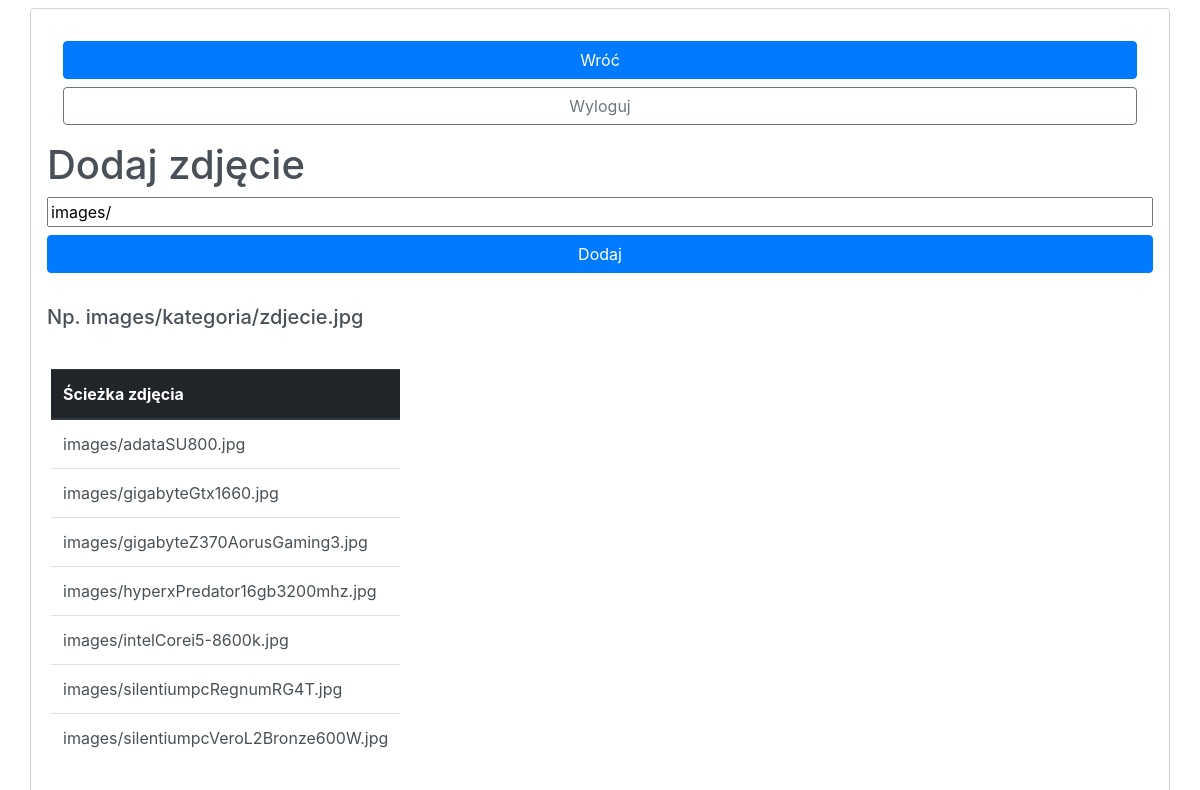
The app's page /panel/dodajZdjecie.php (signed in), older data.
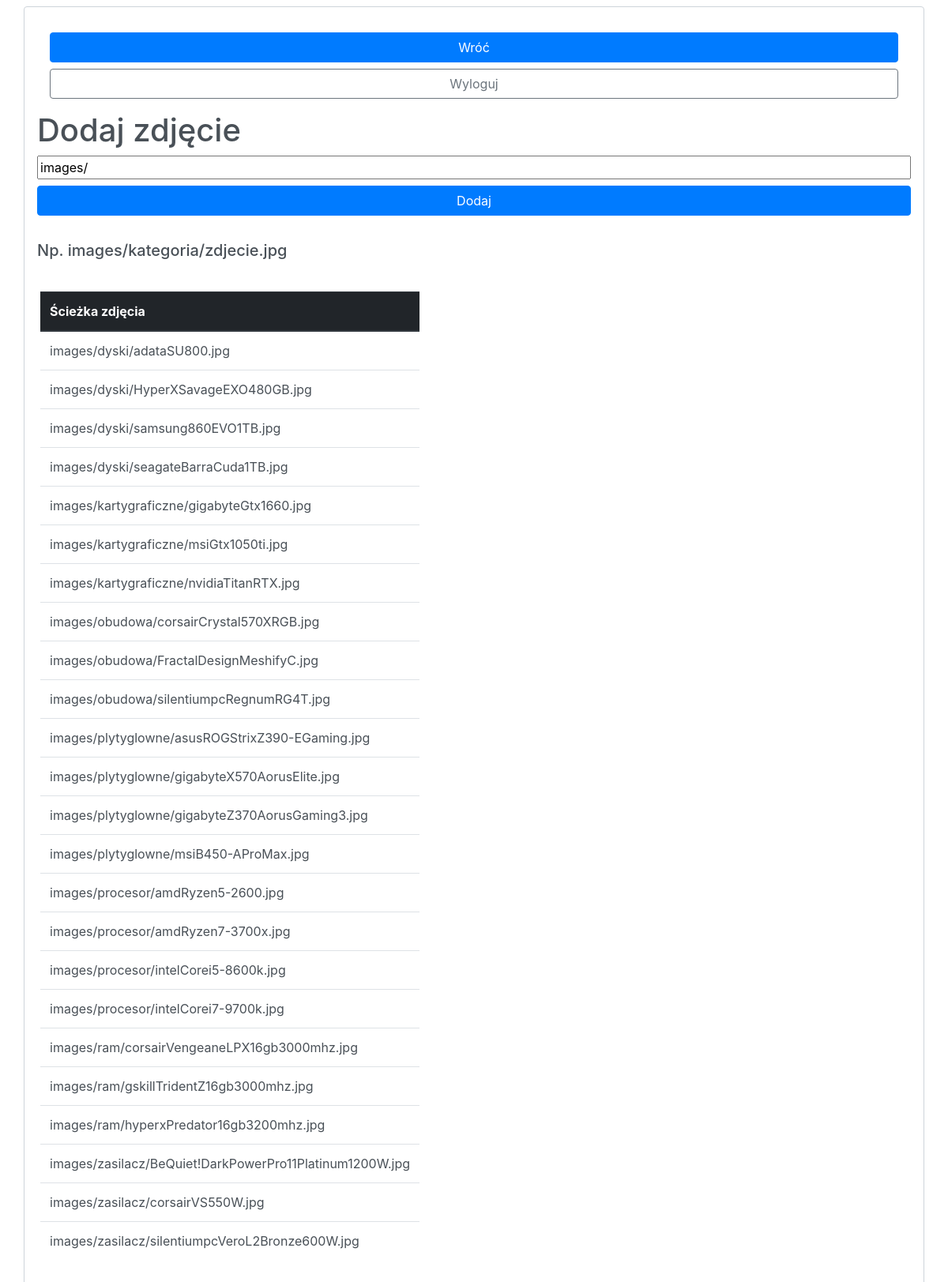
The same page, newer data.
### tables this page shows
CREATE TABLE `zdjecia` (
  `idZdjecia` int(10) UNSIGNED NOT NULL,
  `SciezkaZdjecia` varchar(255) DEFAULT NULL
);

### panel/dodajZdjecie.php (the view, shortened to what this page needs)
<!doctype html>
<html lang="pl">
<head>
    <link href="//maxcdn.bootstrapcdn.com/bootstrap/4.0.0/css/bootstrap.min.css" rel="stylesheet" id="bootstrap-css">
</head>
<body>
<div class="container mt-2 form-control p-3">
<div class="row m-3">
    <a href="dodaj.php" class="btn btn-primary btn-block"> Wróć</a>
    <a href="panel.php?logout='1'" class="btn btn-outline-secondary btn-block ">Wyloguj</a>
</div>
<h1>Dodaj zdjęcie</h1>
<form action='dodajZdjecie.php' method='POST'>
    <div class="col  col-md-12 m-0 p-0 mr-auto ml-auto">
<input type="text" placeholder="Ścieżka zdjęcia (images/kategoria/zdjecie)" name="zdjecie"  class="w-100 mr-auto ml-auto" value="images/"></input>
    </div>
    <div class="col  col-md-12 m-0 p-0 mr-auto ml-auto mt-2 mb-2">
<button type="submit" name="dodajZdjecie" class="btn btn-primary btn-block  mr-auto ml-auto m-0">Dodaj</button>
    </div>
    <br><h5 class="d-none d-sm-block">Np. images/kategoria/zdjecie.jpg</h5></br>
</form>
<div>
<?php
require "polaczenie.php";
$sql = "select SciezkaZdjecia from zdjecia order by SciezkaZdjecia ASC";
$query = mysqli_query($polaczenie, $sql);
echo '<table class="table row overflow-auto mt-2 mr-1 ml-1 w-sm-75" style="overflow: auto">
	<thead class="thead-dark">
	<tr>
	<th>Ścieżka zdjęcia</th>
	</tr>';
while ($wynik = mysqli_fetch_assoc($query)){
	echo '<tr>
		<td>'.$wynik["SciezkaZdjecia"].'</td>
		</tr>';
}
echo '</table>';
?>
</div>
</body>
</html>

Row changes from the older to the newer data that the page shows:
changed zdjecia: SciezkaZdjecia "images/adataSU800.jpg" → "images/dyski/adataSU800.jpg"
added zdjecia: SciezkaZdjecia "images/dyski/HyperXSavageEXO480GB.jpg"
added zdjecia: SciezkaZdjecia "images/dyski/samsung860EVO1TB.jpg"
added zdjecia: SciezkaZdjecia "images/dyski/seagateBarraCuda1TB.jpg"
changed zdjecia: SciezkaZdjecia "images/gigabyteGtx1660.jpg" → "images/kartygraficzne/gigabyteGtx1660.jpg"
added zdjecia: SciezkaZdjecia "images/kartygraficzne/msiGtx1050ti.jpg"
added zdjecia: SciezkaZdjecia "images/kartygraficzne/nvidiaTitanRTX.jpg"
added zdjecia: SciezkaZdjecia "images/obudowa/corsairCrystal570XRGB.jpg"
added zdjecia: SciezkaZdjecia "images/obudowa/FractalDesignMeshifyC.jpg"
changed zdjecia: SciezkaZdjecia "images/silentiumpcRegnumRG4T.jpg" → "images/obudowa/silentiumpcRegnumRG4T.jpg"; moves up the list
added zdjecia: SciezkaZdjecia "images/plytyglowne/asusROGStrixZ390-EGaming.jpg"
added zdjecia: SciezkaZdjecia "images/plytyglowne/gigabyteX570AorusElite.jpg"
changed zdjecia: SciezkaZdjecia "images/gigabyteZ370AorusGaming3.jpg" → "images/plytyglowne/gigabyteZ370AorusGaming3.jpg"
added zdjecia: SciezkaZdjecia "images/plytyglowne/msiB450-AProMax.jpg"
added zdjecia: SciezkaZdjecia "images/procesor/amdRyzen5-2600.jpg"
added zdjecia: SciezkaZdjecia "images/procesor/amdRyzen7-3700x.jpg"
changed zdjecia: SciezkaZdjecia "images/intelCorei5-8600k.jpg" → "images/procesor/intelCorei5-8600k.jpg"; moves down the list
added zdjecia: SciezkaZdjecia "images/procesor/intelCorei7-9700k.jpg"
added zdjecia: SciezkaZdjecia "images/ram/corsairVengeaneLPX16gb3000mhz.jpg"
added zdjecia: SciezkaZdjecia "images/ram/gskillTridentZ16gb3000mhz.jpg"
changed zdjecia: SciezkaZdjecia "images/hyperxPredator16gb3200mhz.jpg" → "images/ram/hyperxPredator16gb3200mhz.jpg"
added zdjecia: SciezkaZdjecia "images/zasilacz/BeQuiet!DarkPowerPro11Platinum1200W.jpg"
added zdjecia: SciezkaZdjecia "images/zasilacz/corsairVS550W.jpg"
changed zdjecia: SciezkaZdjecia "images/silentiumpcVeroL2Bronze600W.jpg" → "images/zasilacz/silentiumpcVeroL2Bronze600W.jpg"
